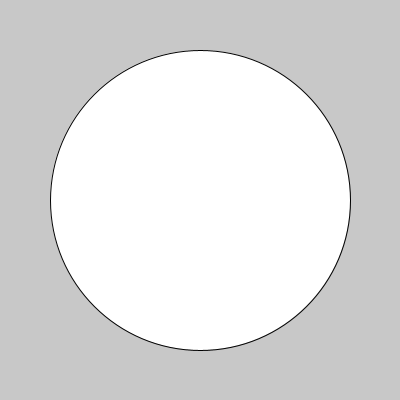
Frame 1 (no input)
Frame 60 (the mouse pressed at the canvas centre just before this capture): identical to frame 1, image omitted
Frame 120 (the mouse held since frame 60 and released just before this capture): identical to frame 1, image omitted

The Processing sketch that drew this single still picture (run headless with seeded random() and noise(); from frame 60 on, the mouse is pressed at the canvas centre):

// Processing sketch: adv_01A_transformations
// ── adv_01A_transformations.pde
/* Zhang Liqun@SJTU IDM
*/

void setup() {
  size(400,400);  
  
}

void draw() {
  background(200);
  fill(255);

  ellipse(width/2,height/2, 300,300);
}
